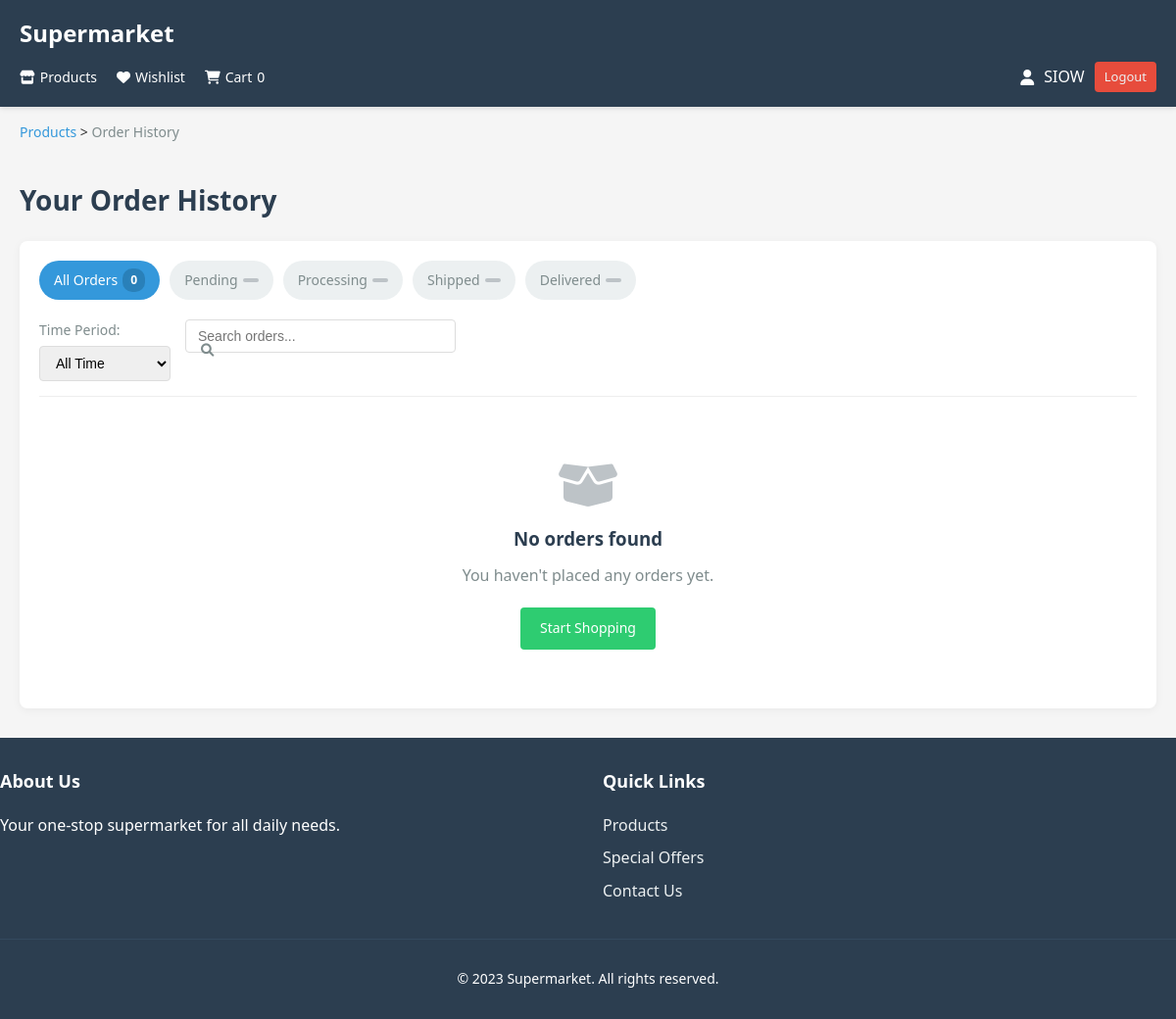
/user/order_history.php (signed in), run on an earlier commit of the app's database.
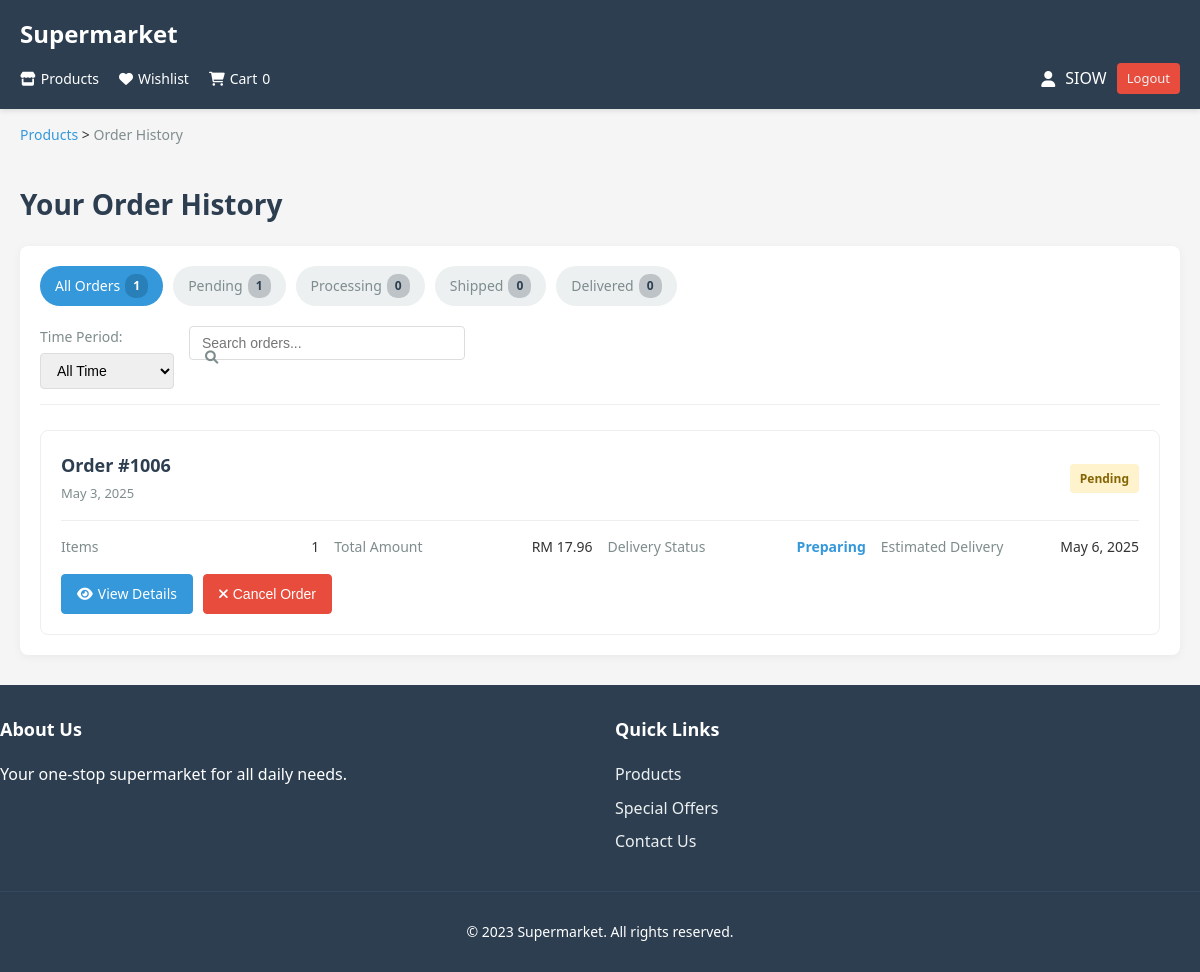
And on a later commit of the database.
### tables this page shows
CREATE TABLE `orders` (
  `order_id` int(11) NOT NULL,
  `user_id` int(11) NOT NULL,
  `shipping_address_id` int(11) NOT NULL,
  `order_date` timestamp NOT NULL DEFAULT current_timestamp(),
  `subtotal` decimal(10,2) NOT NULL,
  `total_amount` decimal(12,2) NOT NULL,
  `DISCOUNT_AMOUNT` decimal(10,2) DEFAULT 0.00,
  `delivery_fee` decimal(10,2) DEFAULT 5.00,
  `order_status` enum('pending','processing','shipped','delivered') DEFAULT 'pending',
  `admin_id` int(11) DEFAULT NULL
);

### user/order_history.php (the view, shortened to what the changed rows need)
<?php
$user_id = $_SESSION['user_id'];
$servername = "localhost";
$username = "root";
$password = "";
$dbname = "gogo_supermarket";
$conn = new mysqli($servername, $username, $password, $dbname);
$status_filter = isset($_GET['status']) ? $_GET['status'] : '';
$query = "SELECT o.order_id, o.order_date, o.total_amount, o.order_status,
                 COUNT(oi.order_item_id) as item_count,
                 d.delivery_status, d.estimated_delivery_date
          FROM orders o
          LEFT JOIN order_item oi ON o.order_id = oi.order_id
          LEFT JOIN delivery d ON o.order_id = d.order_id
          WHERE o.user_id = $user_id";
$query .= " GROUP BY o.order_id ORDER BY o.order_date DESC";
$result = $conn->query($query);
$count_query = "SELECT
    SUM(CASE WHEN order_status = 'pending' THEN 1 ELSE 0 END) as pending_count,
    SUM(CASE WHEN order_status = 'processing' THEN 1 ELSE 0 END) as processing_count,
    SUM(CASE WHEN order_status = 'shipped' THEN 1 ELSE 0 END) as shipped_count,
    SUM(CASE WHEN order_status = 'delivered' THEN 1 ELSE 0 END) as delivered_count,
    COUNT(*) as all_count
    FROM orders WHERE user_id = $user_id";
$count_result = $conn->query($count_query);
$counts = $count_result->fetch_assoc();
?>
<!DOCTYPE html>
<html lang="en">
<head>
    <link rel="stylesheet" href="../user_assets/css/order_history.css">
    <link rel="stylesheet" href="https://cdnjs.cloudflare.com/ajax/libs/font-awesome/6.0.0/css/all.min.css">
</head>
<body>
    <header>
        <div class="container">
            <h1><a href="product_list.php">Supermarket</a></h1>
        </div>
    </header>
    <main class="container">
        <h1 class="page-title">Your Order History</h1>
        <div class="order-history-container">
            <div class="filters-section">
                <div class="filter-tabs">
                    <a href="order_history.php" class="filter-tab <?php echo empty($status_filter) ? 'active' : ''; ?>">
                        All Orders <span class="count-badge"><?php echo $counts['all_count']; ?></span>
                    </a>
                    <a href="order_history.php?status=pending" class="filter-tab <?php echo $status_filter == 'pending' ? 'active' : ''; ?>">
                        Pending <span class="count-badge"><?php echo $counts['pending_count']; ?></span>
                    </a>
                    <a href="order_history.php?status=processing" class="filter-tab <?php echo $status_filter == 'processing' ? 'active' : ''; ?>">
                        Processing <span class="count-badge"><?php echo $counts['processing_count']; ?></span>
                    </a>
                    <a href="order_history.php?status=shipped" class="filter-tab <?php echo $status_filter == 'shipped' ? 'active' : ''; ?>">
                        Shipped <span class="count-badge"><?php echo $counts['shipped_count']; ?></span>
                    </a>
                    <a href="order_history.php?status=delivered" class="filter-tab <?php echo $status_filter == 'delivered' ? 'active' : ''; ?>">
                        Delivered <span class="count-badge"><?php echo $counts['delivered_count']; ?></span>
                    </a>
                </div>
            </div>
            <div class="orders-list">
                <?php if ($result->num_rows > 0): ?>
                    <?php while ($order = $result->fetch_assoc()): ?>
                        <div class="order-card">
                            <div class="order-header">
                                <div class="order-info">
                                    <h3>Order #<?php echo $order['order_id']; ?></h3>
                                    <span class="order-date"><?php echo date('F j, Y', strtotime($order['order_date'])); ?></span>
                                </div>
                                <div class="order-status-badge <?php echo strtolower($order['order_status']); ?>">
                                    <?php echo ucfirst($order['order_status']); ?>
                                </div>
                            </div>
                            <div class="order-details">
                                <div class="detail-item">
                                    <span>Items</span>
                                    <span><?php echo $order['item_count']; ?></span>
                                </div>
                                <div class="detail-item">
                                    <span>Total Amount</span>
                                    <span>RM <?php echo number_format($order['total_amount'], 2); ?></span>
                                </div>
                                <div class="detail-item">
                                    <span>Delivery Status</span>
                                    <span class="delivery-status <?php echo strtolower($order['delivery_status']); ?>">
                                        <?php
                                        switch($order['delivery_status']) {
                                            case 'processing': echo 'Preparing'; break;
                                        }
                                        ?>
                                    </span>
                                </div>
                                <?php if ($order['delivery_status'] != 'delivered' && !empty($order['estimated_delivery_date'])): ?>
                                <div class="detail-item">
                                    <span>Estimated Delivery</span>
                                    <span><?php echo date('M j, Y', strtotime($order['estimated_delivery_date'])); ?></span>
                                </div>
                                <?php endif; ?>
                            </div>
                            <div class="order-actions">
                                <a href="order_confirmation.php?order_id=<?php echo $order['order_id']; ?>" class="btn btn-view">
                                    <i class="fas fa-eye"></i> View Details
                                </a>
                                <?php if ($order['order_status'] == 'pending'): ?>
                                <button class="btn btn-cancel" data-order-id="<?php echo $order['order_id']; ?>">
                                    <i class="fas fa-times"></i> Cancel Order
                                </button>
                                <?php endif; ?>
                            </div>
                        </div>
                    <?php endwhile; ?>
                <?php else: ?>
                    <div class="no-orders">
                        <i class="fas fa-box-open"></i>
                        <h3>No orders found</h3>
                        <p>You haven't placed any orders yet.</p>
                        <a href="product_list.php" class="btn btn-shop">Start Shopping</a>
                    </div>
                <?php endif; ?>
            </div>
        </div>
    </main>
</body>
</html>

What changed in the data, as far as the page shows it:
added orders: order_id "1006", order_date "May 3, 2025", order_status "Pending", item_count "1", total_amount "17.96", estimated_delivery_date "May 6, 2025"
Also different on the page:
$counts['all_count']: "0" → "1"
$counts['pending_count']: (not shown) → "1"
$counts['processing_count']: (not shown) → "0"
$counts['shipped_count']: (not shown) → "0"
$counts['delivered_count']: (not shown) → "0"
text no longer shown: "No orders found You haven't placed any orders yet. Start Shopping"
